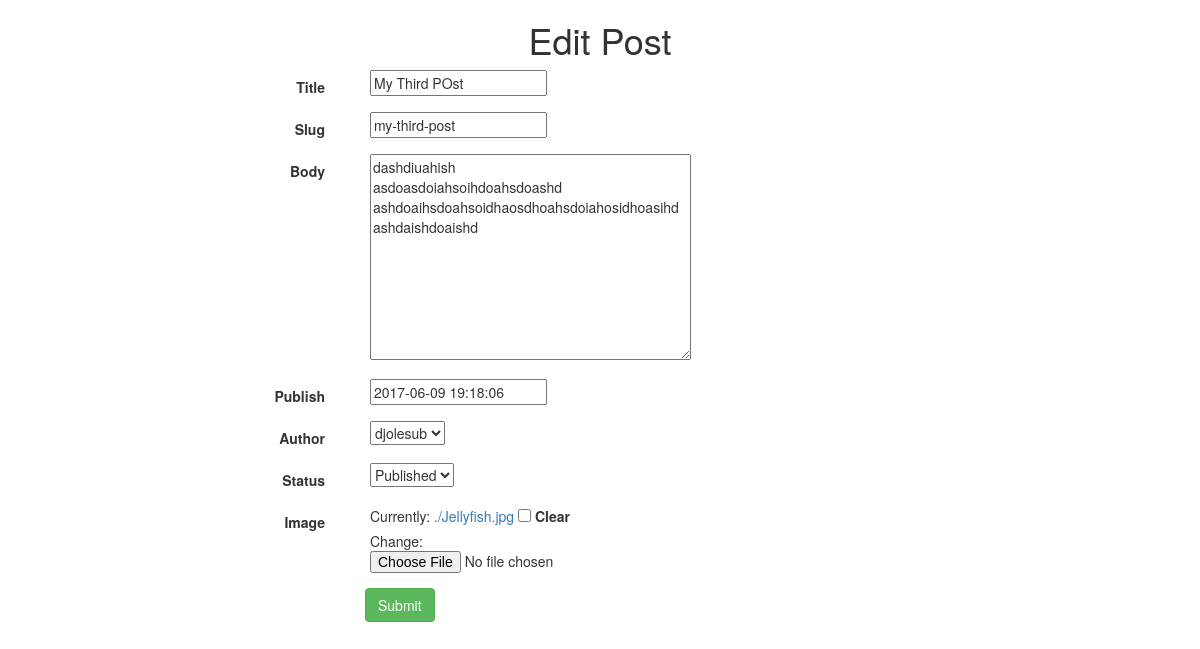
Screenshot of /alergies_blog/update_post/3/ with the database file from the repository.
### Alergies_Blog/models.py (models this page shows, shortened)
class Post(models.Model):
    STATUS_CHOICES = (
        ('draft','Draft'),
        ('published','Published')
    )
    title = models.CharField(max_length = 100)
    slug = models.SlugField(max_length = 100, unique_for_date='publish')
    body = models.TextField()
    publish = models.DateTimeField(default = timezone.now())
    date_created = models.DateTimeField(auto_now_add=True)
    date_modified = models.DateTimeField(auto_now=True)
    author = models.ForeignKey(User,on_delete = models.CASCADE,related_name='blog_posts')
    status = models.CharField(max_length = 20,choices=STATUS_CHOICES,default='draft')
    objects = models.Manager()
    published = PublishedManager()
    image = models.ImageField(null = True, blank = True)
    class Meta:
        ordering = ('-date_created',)

### Alergies_Blog/views.py (the view)
# urls.py: url(r'^update_post/(?P<pk>\d{1,2})/$', views.update_post, name = 'post_update'),
def update_post(request,pk):
    post = get_object_or_404(Post,pk=pk)
    if request.POST:
        post = CreatePostForm(request.POST, instance = post)
        if post.is_valid():
            post.save()
            return HttpResponseRedirect(reverse("alergies_blog:home_page"));
        else:
            return render(request,'Alergies_Blog/update_post.html',{'form':post})
    else:
        form = CreatePostForm(instance = post)
        return render(request,'Alergies_Blog/update_post.html',{'form':form})

### Alergies_Blog/forms.py
class CreatePostForm(forms.ModelForm):
    def __init__(self,*args, **kwargs):
        super(CreatePostForm,self).__init__(*args, **kwargs)
        for field_name in self.fields:
            field = self.fields.get('field_name')
            if field:
                field.widget.attrs.update({'placeholder':field.label,'class':'form-control'})
    class Meta:
        model = Post
        exclude = ('objects',)

### Alergies_Blog/templates/Alergies_Blog/update_post.html (shortened to what this page needs)
{% extends 'Alergies_Blog/Base_template.html' %}
{% load staticfiles %}
{% block content %}
<div class="container">
    <div class="row">
        <div class="col-sm-6 col-md-8 col-md-offset-2">
            <h1 class="text-center login-title"> Edit Post </h1>
			<form class="form-horizontal" action="" method="POST" enctype="multipart/form-data">
				{% for field in form %}
					<div class="form-group">
			    		<label class="control-label col-md-2" for={{ field.id_for_label }}>{{ field.label }}</label>
			    		<div class="col-md-10">
			    			<div class="col-md-8">
			     			 	{{ field }}
			     			 </div>
			     			 <div class="col-md-4">
			     			 </div>
			    		</div>
			  		</div>
				{% endfor %}
				<div class="col-sm-offset-2 col-md-10">
			      <button type="submit" class="btn btn-success">Submit</button>
			    </div>
			</form>
		</div>
	</div>
</div>
{% endblock content %}

### Alergies_Blog/templates/Alergies_Blog/Base_template.html (shortened to what this page needs)
<!DOCTYPE html>
{% load static %}
<html lang="en">
<head>
  <link rel="stylesheet" href="https://maxcdn.bootstrapcdn.com/bootstrap/3.3.7/css/bootstrap.min.css">
  <link rel="stylesheet" href="https://cdnjs.cloudflare.com/ajax/libs/ol3/4.0.1/ol-debug.css">
  <link rel="stylesheet" href="https://cdn.datatables.net/1.10.15/css/jquery.dataTables.min.css">
  <link rel="stylesheet" href="{% static 'css/base_blog.css' %}">
</head>
<body>
{% block content %}
{% endblock content %}
</body>
</html>

### rows the page displays
Post: form "My Third POst" "my-third-post" "dashdiuahish asdoasdoiahsoihdoahsdoashd ashdoaihsdoahsoidhaosdhoahsdoiahosidhoasihd ashdaishdoaishd" "2017-06-09 19:18:06" "djolesub" "Published"

### other values shown
{{ field.label }} "Title" "Slug" "Body" "Publish" "Author" "Status" "Image"
